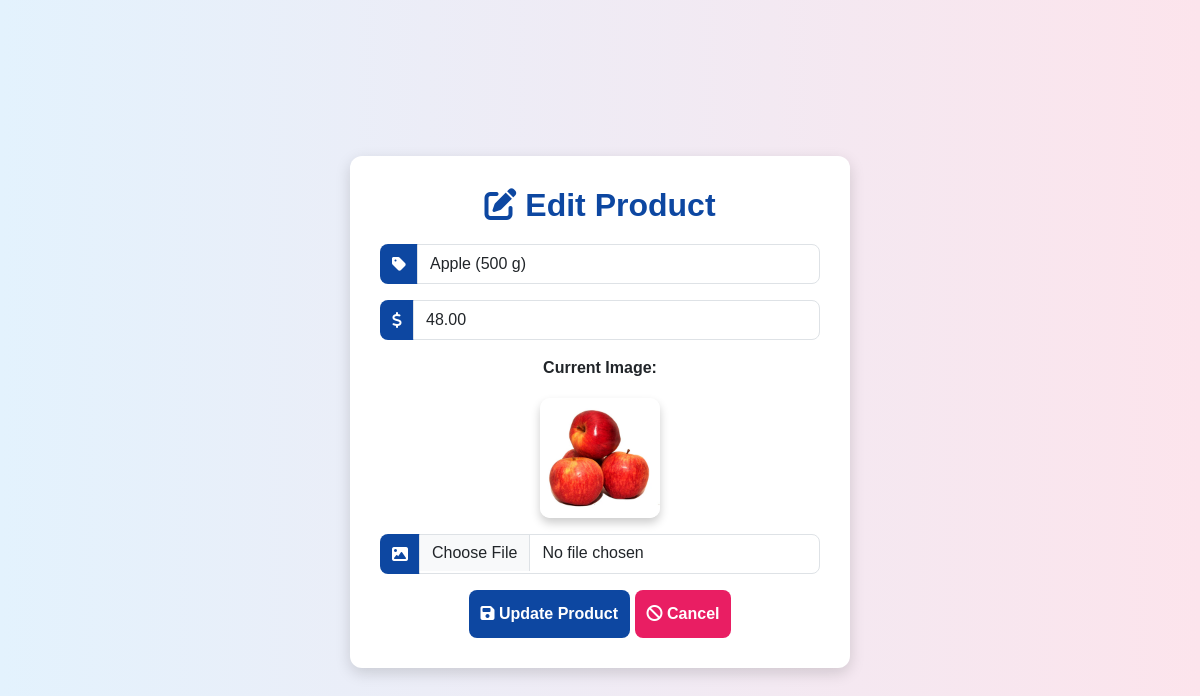
Page /admin-panel/edit-product/fruit/1/ on the committed database.
### myApp/models.py (models this page shows, shortened)
class Fruit(models.Model):
    photo = models.ImageField(upload_to="fruits/")
    title = models.CharField(max_length=100)
    price = models.DecimalField(max_digits=10, decimal_places=2)

### myApp/views.py (the view, shortened to what this page needs)
# urls.py: path("edit-product/<str:category>/<int:product_id>/", edit_product, name="edit_product"),
def edit_product(request, category, product_id):
    model_map = {
        "vegie": Vegie,
        "fruit": Fruit,
        "pulse": Pulse
    }
    model = model_map.get(category)
    if not model:
        messages.error(request, "Invalid product category!")
        return redirect("manage_products")
    product = get_object_or_404(model, id=product_id)
    return render(request, "admin_panel/edit_product.html", {"product": product, "category": category})

### templates/admin_panel/edit_product.html (shortened to what this page needs)
<!DOCTYPE html>
<html lang="en">
<head>
    <link rel="stylesheet" href="https://cdn.jsdelivr.net/npm/bootstrap@5.3.0/dist/css/bootstrap.min.css">
    <link rel="stylesheet" href="https://cdnjs.cloudflare.com/ajax/libs/font-awesome/6.4.2/css/all.min.css">
</head>
<body>
<div class="container mt-4">
    <h2><i class="fa-solid fa-pen-to-square"></i> Edit Product</h2>
    <form method="POST" enctype="multipart/form-data">
        <div class="mb-3 input-group">
            <span class="input-group-text"><i class="fa-solid fa-tag"></i></span>
            <input type="text" name="title" class="form-control" value="{{ product.title }}" required>
        </div>
        <div class="mb-3 input-group">
            <span class="input-group-text"><i class="fa-solid fa-dollar-sign"></i></span>
            <input type="number" name="price" class="form-control" step="0.01" value="{{ product.price }}" required>
        </div>
        <div class="mb-3 text-center">
            <label class="form-label"><strong>Current Image:</strong></label><br>
            <img src="{{ product.photo.url }}" width="120" class="image-preview">
        </div>
        <div class="mb-3 input-group">
            <span class="input-group-text"><i class="fa-solid fa-image"></i></span>
            <input type="file" name="photo" class="form-control" accept="image/*">
        </div>
        <div class="text-center">
            <button type="submit" class="btn btn-primary"><i class="fa-solid fa-save"></i> Update Product</button>
            <a href="{% url 'manage_products' %}" class="btn btn-secondary"><i class="fa-solid fa-ban"></i> Cancel</a>
        </div>
    </form>
</div>
</body>
</html>

### templates/admin_panel/edit_product.html (style rules this page uses)
body { background: linear-gradient(to right, #E3F2FD, #FCE4EC); font-family: 'Poppins', sans-serif; display: flex; justify-content: center; align-items: center; min-height: 100vh; }
.container { max-width: 500px; background: #fff; padding: 30px; border-radius: 12px; box-shadow: 0px 5px 15px rgba(0, 0, 0, 0.15); transition: transform 0.3s ease-in-out; }
h2 { color: #0D47A1; text-align: center; font-weight: bold; margin-bottom: 20px; }
.input-group { position: relative; }
.input-group-text { background: #0D47A1; color: #fff; border-radius: 8px 0px 0px 8px; border: none; padding: 12px; }
.form-control { border-radius: 0px 8px 8px 0px; transition: all 0.3s ease-in-out; }
.btn { border-radius: 8px; padding: 12px; font-size: 16px; font-weight: bold; transition: 0.3s; }
.btn-primary { background: #0D47A1; border: none; }
.btn-secondary { background: #E91E63; border: none; }
.image-preview { display: block; margin: 10px auto; border-radius: 10px; box-shadow: 0px 5px 10px rgba(0, 0, 0, 0.2); }

### rows in the picture
Fruit: title "Apple (500 g)", price "48.00", photo (picture)
